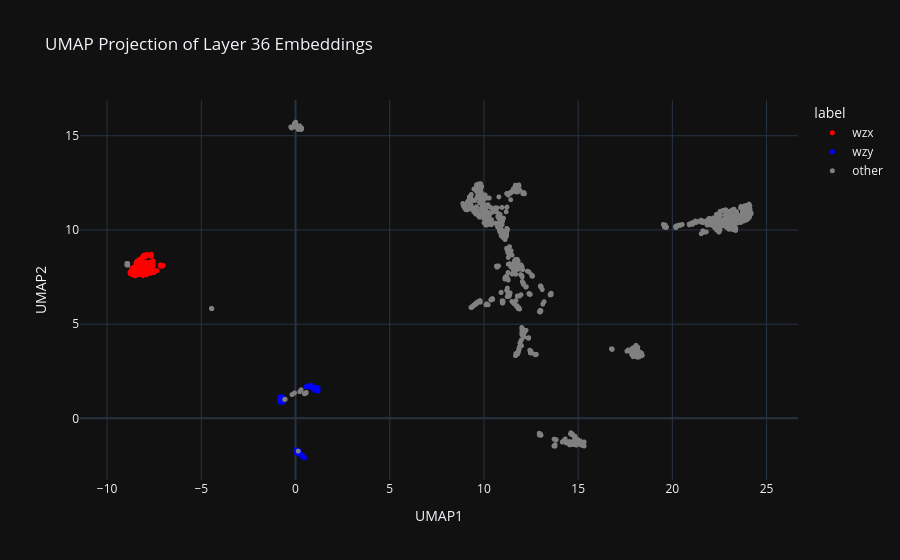

Source (notebook cell):
### Code cell
import plotly.express as px

plot_df = pd.DataFrame({
    "UMAP1": embedding[:, 0],
    "UMAP2": embedding[:, 1],
    "id": ids.values,
    "label": label.values,
})

fig = px.scatter(
    plot_df,
    x="UMAP1",
    y="UMAP2",
    color="label",
    hover_name="id",
    color_discrete_map={"wzx": "red", "wzy": "blue", "other": "grey"},
    category_orders={"label": ["wzx", "wzy", "other"]},
    title="UMAP Projection of Layer 36 Embeddings",
)
fig.update_traces(marker={"size": 5})
fig.update_yaxes(scaleanchor="x", scaleratio=1)
fig.show()

### Figure 1 — Plotly figure (JSON) as saved in the notebook; plotly's stock layout.template omitted (floating-point values rounded to 4 significant figures; data arrays with more than 128 entries replaced by an {"elided": "..."} marker saying what was removed)
{"data": [{"hovertemplate": "<b>%{hovertext}</b><br><br>label=wzx<br>UMAP1=%{x}<br>UMAP2=%{y}<extra></extra>", "hovertext": {"elided": "166 str values"}, "legendgroup": "wzx", "marker": {"color": "red", "symbol": "circle", "size": 5}, "mode": "markers", "name": "wzx", "showlegend": true, "x": {"elided": "166 float values"}, "xaxis": "x", "y": {"elided": "166 float values"}, "yaxis": "y", "type": "scattergl"}, {"hovertemplate": "<b>%{hovertext}</b><br><br>label=wzy<br>UMAP1=%{x}<br>UMAP2=%{y}<extra></extra>", "hovertext": {"elided": "165 str values"}, "legendgroup": "wzy", "marker": {"color": "blue", "symbol": "circle", "size": 5}, "mode": "markers", "name": "wzy", "showlegend": true, "x": {"elided": "165 float values"}, "xaxis": "x", "y": {"elided": "165 float values"}, "yaxis": "y", "type": "scattergl"}, {"hovertemplate": "<b>%{hovertext}</b><br><br>label=other<br>UMAP1=%{x}<br>UMAP2=%{y}<extra></extra>", "hovertext": {"elided": "1303 str values"}, "legendgroup": "other", "marker": {"color": "grey", "symbol": "circle", "size": 5}, "mode": "markers", "name": "other", "showlegend": true, "x": {"elided": "1303 float values"}, "xaxis": "x", "y": {"elided": "1303 float values"}, "yaxis": "y", "type": "scattergl"}], "layout": {"xaxis": {"anchor": "y", "domain": [0.0, 1.0], "title": {"text": "UMAP1"}}, "yaxis": {"anchor": "x", "domain": [0.0, 1.0], "title": {"text": "UMAP2"}, "scaleanchor": "x", "scaleratio": 1}, "legend": {"title": {"text": "label"}, "tracegroupgap": 0}, "title": {"text": "UMAP Projection of Layer 36 Embeddings"}}}
